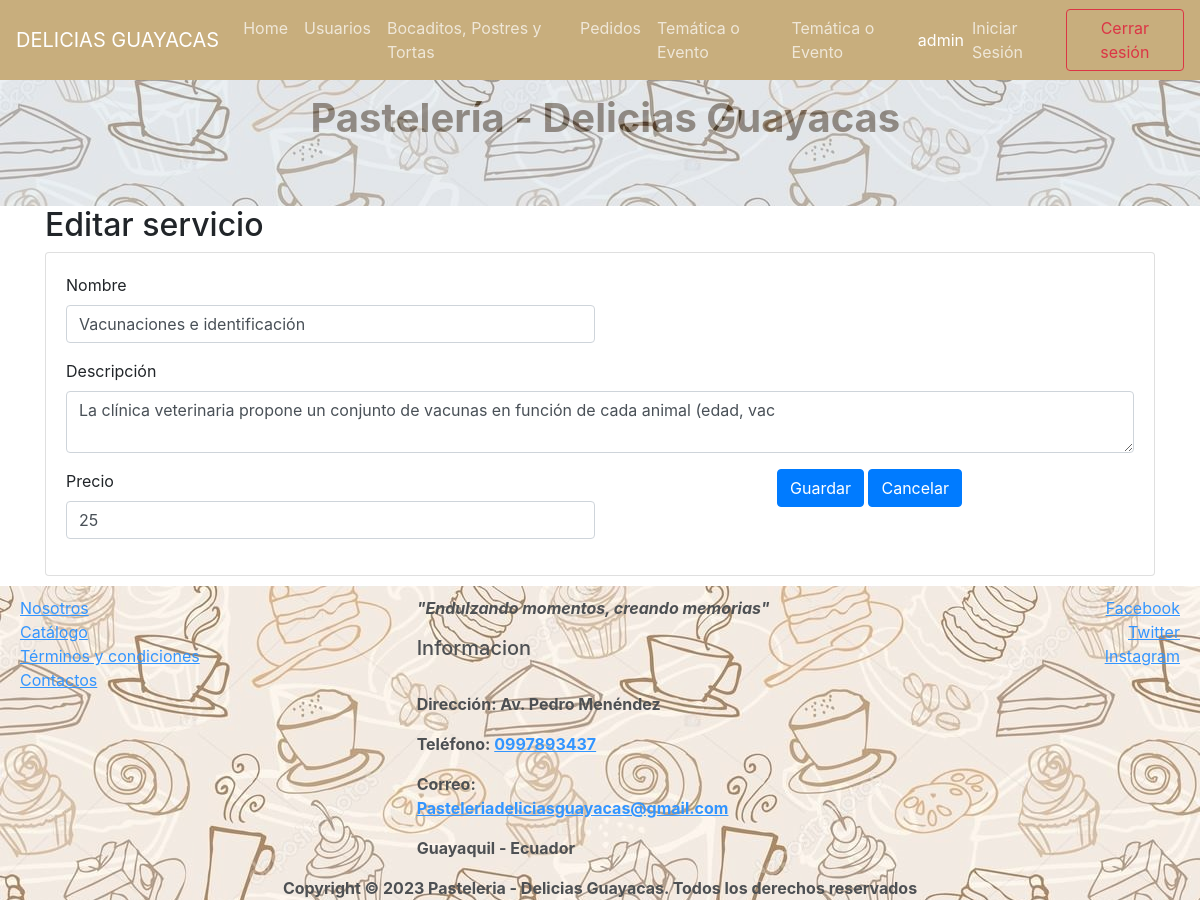
The app's page /index.php?c=servicios&f=view_edit&id=1 (signed in) with its own data.
### tables this page shows
CREATE TABLE `servicios` (
  `id` int(11) NOT NULL,
  `nombre` varchar(90) NOT NULL,
  `descripcion` varchar(90) NOT NULL,
  `precio` float NOT NULL
);

### controller/ServiciosController.php (called while the page is built, shortened)
<?php
require_once 'model/dao/ServiciosDAO.php';
class ServiciosController {
    private $servicio;
    public function __construct() {
        $this->servicio = new ServiciosDAO();
    }
    public function view_edit(){
        $id= $_REQUEST['id'];
       $servicio = $this->servicio->selectOne($id);
       $titulo="Editar servicio";
       require_once VSERVICIOS.'edit.php';
     }
  }
?>

### controller/FrontController.php (called while the page is built, shortened)
<?php
class FrontController {
    public function ruteo()
    {
        $funcion = (!empty($_REQUEST['f'])) ? htmlentities($_REQUEST['f']) : FUNCION_PRINCIPAL;
        $cont = new  $controlador();
        $cont->$funcion();
    }
}
?>

### index.php (called while the page is built)
<?php
require_once 'controller/FrontController.php';
$front = new FrontController();
$front->ruteo();

### config/Conexion.php (called while the page is built)
<?php
class Conexion {
    public static function getConexion() {
         $dsn = 'mysql:host=localhost;port=3310;dbname=' . DBNAME;
        $conexion = null;
        try {
            $conexion = new PDO($dsn, DBUSER, DBPASSWORD);
             $conexion->setAttribute(PDO::ATTR_ERRMODE, PDO::ERRMODE_EXCEPTION);
        } catch (Exception $e) {
            echo $e;
            die("error " . $e->getMessage());
        }
        return $conexion;
    }
}

### model/dao/ServiciosDAO.php (called while the page is built, shortened)
<?php
require_once 'config/Conexion.php';
class ServiciosDAO {
    private $cln;
    public function __construct() {
        $this->cln = Conexion::getConexion();
    }
    public function selectOne($id) {
        $sql = "SELECT * FROM servicios WHERE id=:id";
        $stmt = $this->cln->prepare($sql);
        $data = ['id' => $id];
        $stmt->execute($data);
        $servicio1 = $stmt->fetch(PDO::FETCH_ASSOC);
        return $servicio1;
    }
}
?>

### view/servicios/servicios.edit.php (the view, shortened to what this page needs)
<div class="container">
    <h2><?php echo $titulo ?></h2>
    <div class="card card-body">
        <form action="index.php?c=servicios&f=edit" method="POST" name="formServicio" id="formServicio">
            <div class="form-row">
                <div class="form-group col-sm-6">
                    <label for="nombre">Nombre</label>
                    <input type="text" name="nombre" id="nombre" value="<?php echo $servicio['nombre']; ?>" class="form-control" placeholder="Nombre" required>
                </div>
                <div class="form-group col-sm-12">
                    <label for="descripcion">Descripción</label>
                    <textarea name="descripcion" id="descripcion" class="form-control" placeholder="Descripción" required><?php echo $servicio['descripcion']; ?></textarea>
                </div>
                <div class="form-group col-sm-6">
                    <label for="precio">Precio</label>
                    <input type="text" name="precio" id="precio" value="<?php echo $servicio['precio']; ?>" class="form-control" placeholder="Precio" required>
                </div>
                <div class="form-group mx-auto">
                    <button type="submit" class="btn btn-primary" onclick="if (!confirm('¿Está seguro de modificar el servicio?')) return false;">Guardar</button>
                    <a href="index.php?c=servicios&f=index" class="btn btn-primary">Cancelar</a>
                </div>
            </div>
        </form>
    </div>
</div>

### records on screen
servicios: nombre "Vacunaciones e identificación", descripcion "La clínica veterinaria propone un conjunto de vacunas en función de cada animal (edad, vac", precio "25"

### other values on screen
$_SESSION['name'] "admin"
$titulo "Editar servicio"
